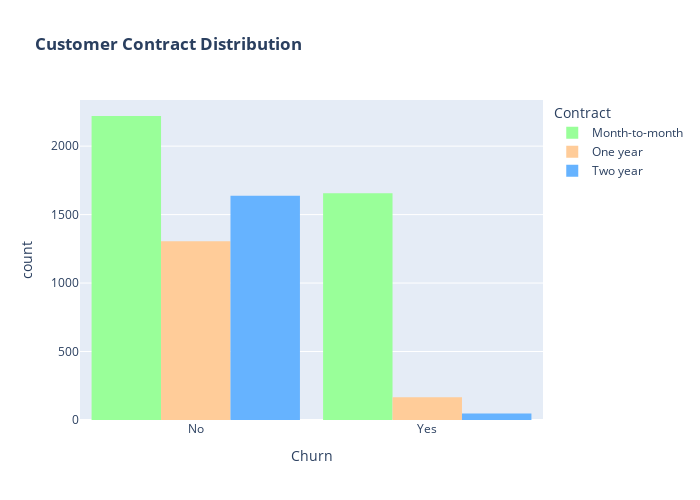

Notebook source saved alongside this figure:
### Code cell
# Create a histogram using Plotly Express with custom colors
fig = px.histogram(df, x="Churn", color="Contract", barmode="group", title="<b>Customer Contract Distribution</b>",
                   color_discrete_sequence=['#99ff99', '#ffcc99', '#66b3ff'])

# Update layout with specific width, height, and bargap
fig.update_layout(width=700, height=500, bargap=0.1)

# Show the figure
fig.show()

### Figure 1 — Plotly figure (JSON) as saved in the notebook; plotly's stock layout.template omitted (floating-point values rounded to 4 significant figures; data arrays with more than 128 entries replaced by an {"elided": "..."} marker saying what was removed)
{"data": [{"alignmentgroup": "True", "bingroup": "x", "hovertemplate": "Contract=Month-to-month<br>Churn=%{x}<br>count=%{y}<extra></extra>", "legendgroup": "Month-to-month", "marker": {"color": "#99ff99", "pattern": {"shape": ""}}, "name": "Month-to-month", "offsetgroup": "Month-to-month", "orientation": "v", "showlegend": true, "type": "histogram", "x": {"elided": "3875 str values"}, "xaxis": "x", "yaxis": "y"}, {"alignmentgroup": "True", "bingroup": "x", "hovertemplate": "Contract=One year<br>Churn=%{x}<br>count=%{y}<extra></extra>", "legendgroup": "One year", "marker": {"color": "#ffcc99", "pattern": {"shape": ""}}, "name": "One year", "offsetgroup": "One year", "orientation": "v", "showlegend": true, "type": "histogram", "x": {"elided": "1472 str values"}, "xaxis": "x", "yaxis": "y"}, {"alignmentgroup": "True", "bingroup": "x", "hovertemplate": "Contract=Two year<br>Churn=%{x}<br>count=%{y}<extra></extra>", "legendgroup": "Two year", "marker": {"color": "#66b3ff", "pattern": {"shape": ""}}, "name": "Two year", "offsetgroup": "Two year", "orientation": "v", "showlegend": true, "type": "histogram", "x": {"elided": "1685 str values"}, "xaxis": "x", "yaxis": "y"}], "layout": {"bargap": 0.1, "barmode": "group", "height": 500, "legend": {"title": {"text": "Contract"}, "tracegroupgap": 0}, "title": {"text": "<b>Customer Contract Distribution</b>"}, "width": 700, "xaxis": {"anchor": "y", "autorange": true, "domain": [0, 1], "range": [-0.5, 1.5], "title": {"text": "Churn"}, "type": "category"}, "yaxis": {"anchor": "x", "autorange": true, "domain": [0, 1], "range": [0, 2337.0], "title": {"text": "count"}}}}
